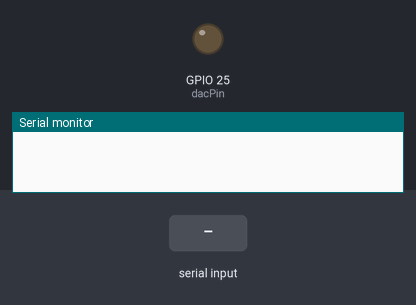
This sketch was run on a simulated ESP32. On the bench: output pins drawn as LEDs (lit = HIGH), the last lines printed to the serial monitor. The test bench sets the inputs (shaded band).

Above: at 1.2 s.
1.3 s: "Start\n" received over Serial
At 6.3 s:
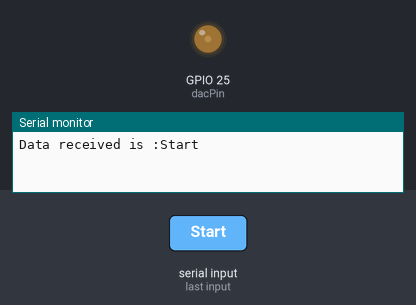
At 11.1 s:
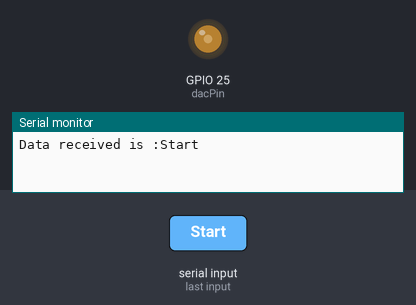
Timing chart, 0 to 15.9 s (numbered marks = the images above; inputs shaded):
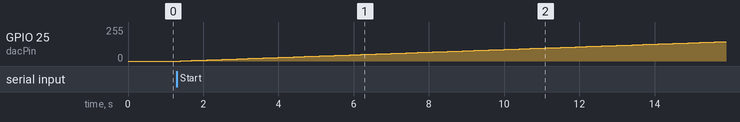

Measured:
- after the input at 1.3 s, GPIO 25 (dacPin): moves from 0/255 to 145/255 over 14.4 s, starting after 0.10 s

The sketch:

37.UART_Read_Data_Use.ino
```cpp
int dacPin = 25;

void setup()
{
	pinMode(dacPin, OUTPUT);
	Serial.begin(115200);
}

void loop()
{
	if(Serial.available())
	{
		String data  = Serial.readStringUntil('\n');
		Serial.print("Data received is :" );
		Serial.println(data);

		if(data == "Start")
		{
			for(int i=0;i<255;i++)
			{
				dacWrite(dacPin, i);
				delay(100);
			}
		}
		else if(data == "Stop")
		{
			dacWrite(dacPin, 0);
			// digitalWrite(dacPin, 0);
		}
		else if(data == "Exit")
		{
			exit(0);
		}
	}
}
```
